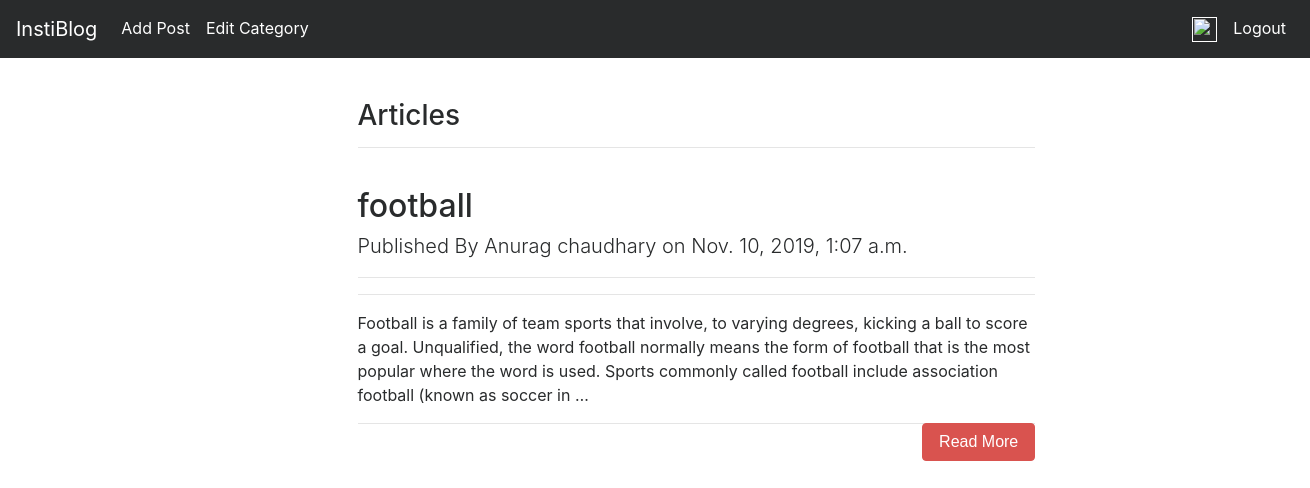
The app's page / (signed in), older data.
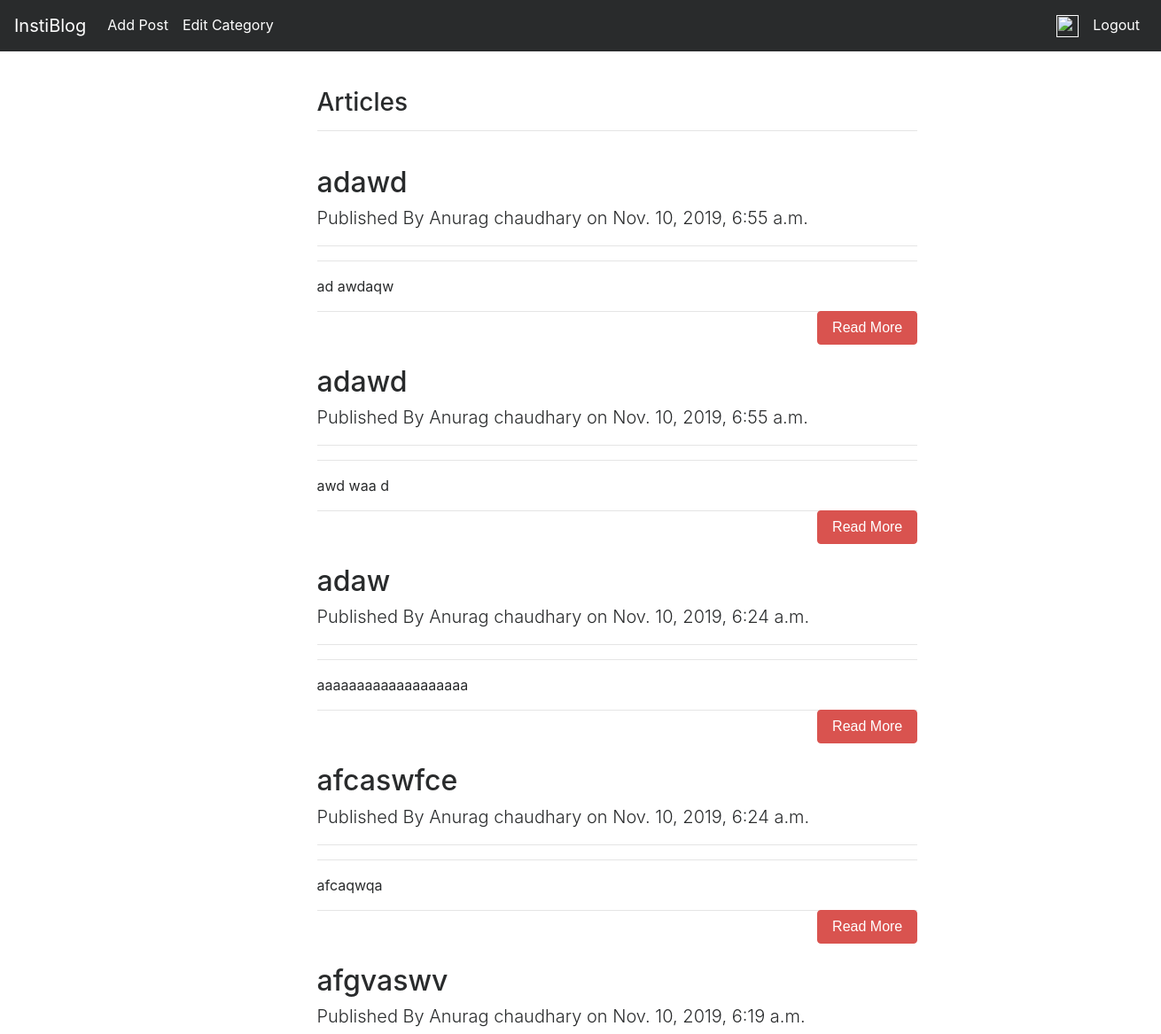
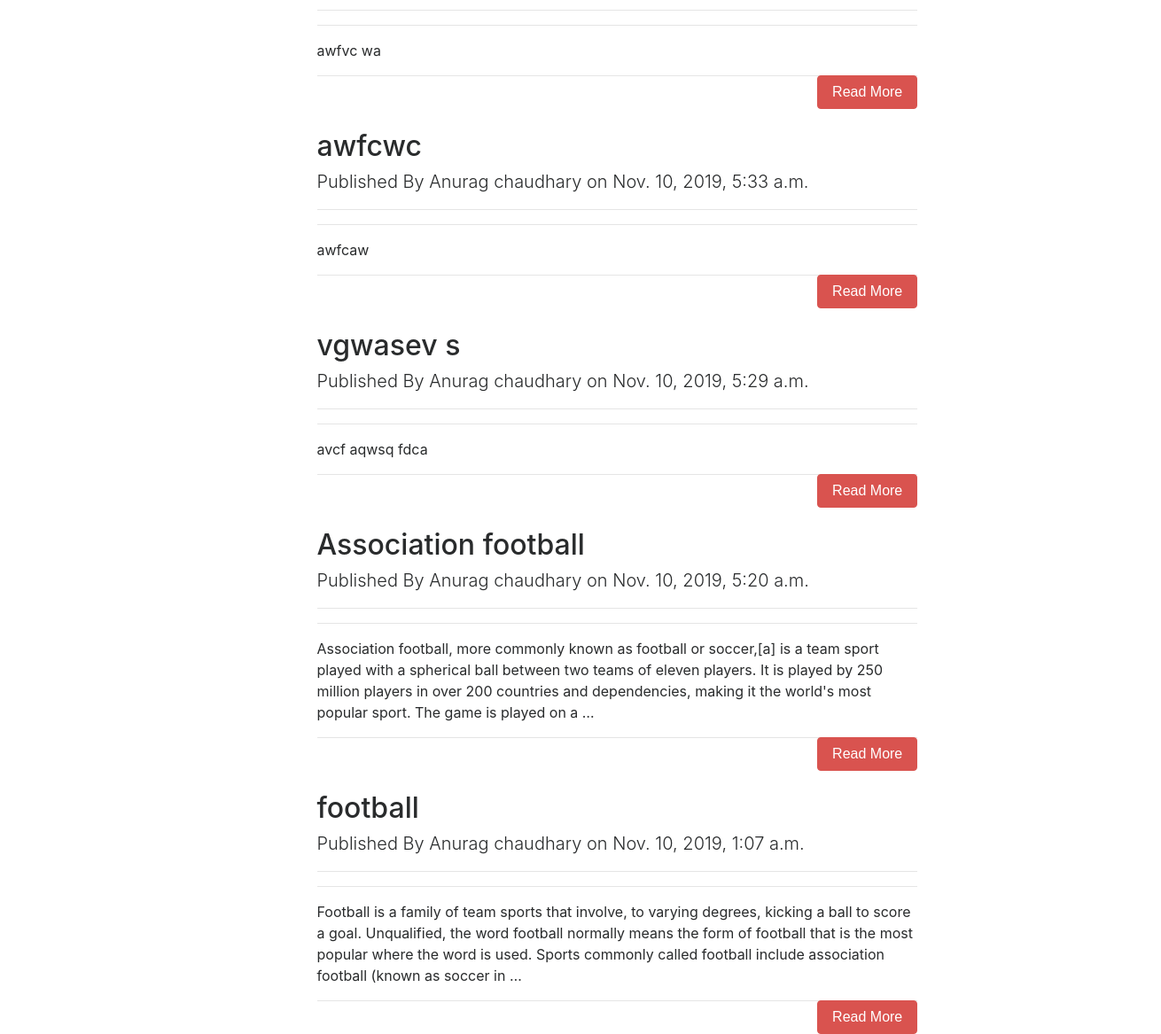
The same page, newer data (2 pictures, top to bottom).
### homepage/models.py (models this page shows, shortened)
class Blog(models.Model):
    bid=models.CharField(max_length=200,default="")
    title=models.CharField(max_length=100)
    category=models.CharField(max_length=50)
    content=models.CharField(max_length=10000)
    author=models.CharField(max_length=50,default="")
    img=models.ImageField(upload_to="post_images",default="",blank=True,null=True)
    vid=models.FileField(upload_to="post_videos",default="",blank=True,null=True)
    imgflag=models.BooleanField(default=False)
    vidflag=models.BooleanField(default=False)
    creation_date=models.DateTimeField(default=timezone.now)
    class Meta:
        ordering =  ['-creation_date']

### homepage/views.py (the view)
# urls.py: path('', views.index,name='index'),
def index(request):
    if request.user.is_authenticated:
        catg = Category.objects.all()
        blog = Blog.objects.all()
        temp2 = UserData.objects.get(uemail=request.user.email)
        print(temp2.ucategory)
        blog2=[]
        ucat=temp2.ucategory.split(",")[1:]
        print('here')
        for i in blog:
            print('here2')
            temp=i.category.split(",")[1:]
            print(temp,ucat)
            if set(temp)&set(ucat):
                blog2.append(i.title)
                print('here3')
        params={'cat':catg,'blog':blog,'blog2':blog2,'ucat':ucat}
        return render(request,'index.html',params)
    else:
        return render(request,'login.html')

### templates/index.html (shortened to what this page needs)
{% extends "layout.html" %}
{% load socialaccount %}
{% block body %}
<div class="row">
  <div class="col-md-10 offset-md-3">
    <div class="col-lg-8">
      <h3>Articles</h3>
      <hr>
    </div>
  </div>
</div>
{% if blog %}
{% for article in blog %}
  {% if article.title in blog2 %}
    <div class="row">
      <div class="col-md-10 offset-md-3">
        <div class="col-lg-8">
            <h2 class="mt-4">{{article.title}}</h2>
          <p class="lead">
            Published By {{article.author}}
            on {{article.creation_date}}
          </p>
          <hr>
          <hr>
          <p class="lead">
          <div id="{{article.bid}}">
            {{article.content|safe|truncatewords:50}}
          </div>
          </p>
          <button id="{{article.bid|add:'button'}}" style="float : right;" onclick="func('{{article.bid}}')" class="btn btn-danger">Read More</button>
          <hr>
        </div>
      </div>
    </div>
  {% endif %}
{% endfor %}
{% endif %}
{% endblock body %}

### templates/layout.html (shortened to what this page needs)
<!DOCTYPE html>
{% load static %}
<html lang="en">
<head>
    <link rel="stylesheet" href="{% static 'css/bootstrap.min.css' %}">
</head>
<body>
    {% include "includes/navbar.html" %}
    <div class='container-fluid'>
        {% block body %}
        {% endblock body %}
    </div>
</body>
</html>

### templates/includes/navbar.html (shortened to what this page needs)
{% load socialaccount %}
{% load staticfiles %}
<nav class="navbar navbar-toggleable-md navbar-inverse fixed-top bg-inverse">
  <a class="navbar-brand" href="http://127.0.0.1:8000">InstiBlog</a>
  <div class="collapse navbar-collapse" id="navbarCollapse">
    <ul class="navbar-nav mr-auto">
      {% if request.user.is_authenticated %}
      <li class="nav-item active">
        <a class="nav-link" href="http://127.0.0.1:8000/addpost">Add Post</a>
      </li>
      <li class="nav-item active">
        <a class="nav-link" href="http://127.0.0.1:8000/submitcategory/edit/">Edit Category</a>
      </li>
      {% endif %}
    </ul>
    <ul class="navbar-nav ml-auto">
      {% if request.user.is_authenticated %}
      <li class="nav-item active">
        <a class="nav-link" href=""><img height="25" width="25" src="{{ user.socialaccount_set.all.0.get_avatar_url}}" /> {{ user.socialaccount_set.all.0.extra_data.name }}</a>
      </li>
      <li class="nav-item active">
        <a class="nav-link" href="http://127.0.0.1:8000/accounts/logout/">Logout</a>
      </li>
      {% else %}
          {% load staticfiles %}
      {% endif %}
    </ul>
  </div>
</nav>

Row changes from the older to the newer data that the page shows:
added Blog: title "adawd", author "Anurag chaudhary", creation_date "Nov. 10, 2019, 6:55 a.m.", content "ad awdaqw"
added Blog: title "adawd", author "Anurag chaudhary", creation_date "Nov. 10, 2019, 6:55 a.m.", content "awd waa d"
added Blog: title "adaw", author "Anurag chaudhary", creation_date "Nov. 10, 2019, 6:24 a.m.", content "aaaaaaaaaaaaaaaaaaa"
added Blog: title "afcaswfce", author "Anurag chaudhary", creation_date "Nov. 10, 2019, 6:24 a.m.", content "afcaqwqa"
added Blog: title "afgvaswv", author "Anurag chaudhary", creation_date "Nov. 10, 2019, 6:19 a.m.", content "awfvc wa"
added Blog: title "awfcwc", author "Anurag chaudhary", creation_date "Nov. 10, 2019, 5:33 a.m.", content "awfcaw"
added Blog: title "vgwasev s", author "Anurag chaudhary", creation_date "Nov. 10, 2019, 5:29 a.m.", content "avcf aqwsq fdca"
added Blog: title "Association football", author "Anurag chaudhary", creation_date "Nov. 10, 2019, 5:20 a.m.", content "Association football, more commonly known as football or soccer,[a] is a team sport played with a spherical ball between two teams of eleven players. It is played by 250 million players in over 200 countries and dependencies, making it the world's most popular sport. The game is played on a …"
